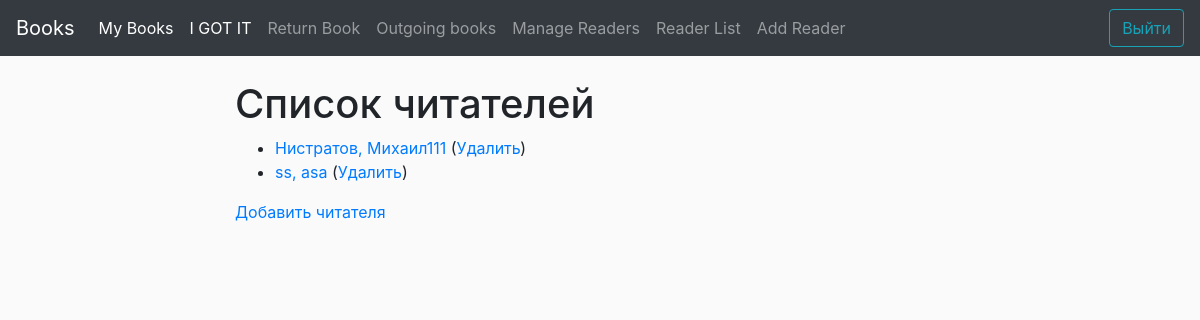
Screenshot of /reader_list/ (signed in) with the database file from the repository.
### station/models.py (models this page shows)
class Reader(models.Model):
    id = models.AutoField(primary_key=True)
    user = models.OneToOneField(User, on_delete=models.CASCADE)  # Привязка к пользователю Django
    last_name = models.CharField(max_length=100)
    first_name = models.CharField(max_length=100)
    birth_date = models.DateField()
    borrowed_books = models.ManyToManyField(Book, related_name='readers', blank=True)
    read_books = models.ManyToManyField(Book, related_name='readers_read', blank=True)

### station/views.py (the view)
# urls.py: path('reader_list/', views.reader_list, name='reader_list'),
@login_required
def reader_list(request):
    if not request.user.is_staff:
        return redirect('Home')
    readers = Reader.objects.all()
    return render(request, 'station/reader_list.html', {'readers': readers})

### station/templates/station/reader_list.html
{% extends 'station/base.html' %}
{% block content %}
  <h1>Список читателей</h1>
    <ul>
        {% for reader in readers %}
            <li><a href="{% url 'edit_reader' reader.id %}">{{ reader.last_name }}, {{ reader.first_name }}</a> (<a href="{% url 'delete_reader' reader.id %}">Удалить</a>)</li>
        {% endfor %}
    </ul>
    <a href="{% url 'add_reader' %}">Добавить читателя</a>
{% endblock %}

### station/static/station/main.css (style rules this page uses)
body { background: #fafafa; }

### rows the page displays
Reader: last_name "Нистратов", first_name "Михаил111"
Reader: last_name "ss", first_name "asa"
